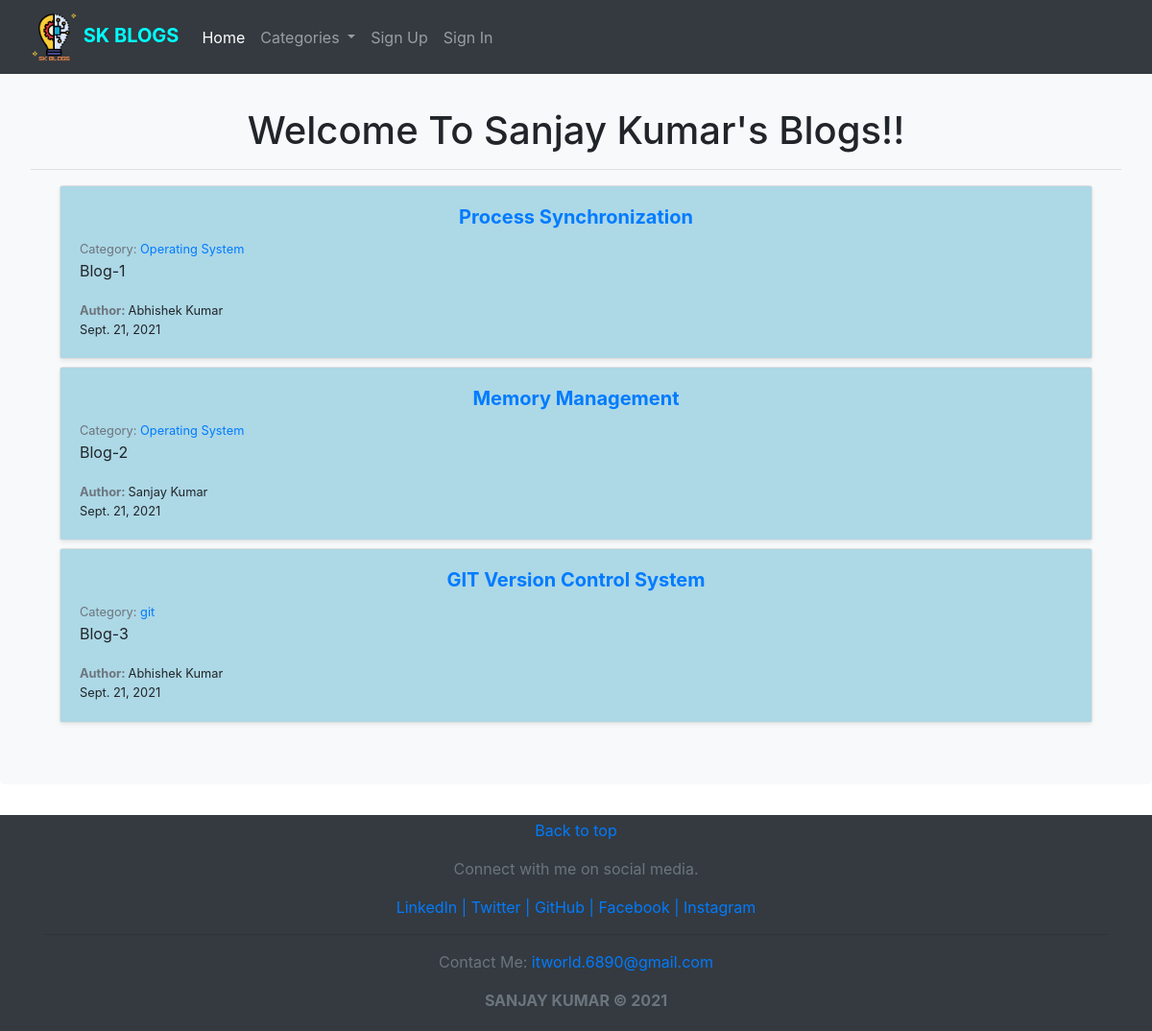
The page / on the database its author committed.
### blog/models.py (models this page shows, shortened)
class Post(models.Model):
    title = models.CharField(max_length=255)
    title_tag = models.CharField(max_length=255)
    post_date = models.DateField(auto_now_add=True)
    author  = models.ForeignKey(User, on_delete=CASCADE)
    category = models.ForeignKey(Category, models.SET_NULL, blank=True, null=True)
    body = RichTextField(blank=True, null=True)
    snippet = models.CharField(max_length=255)
    likes = models.ManyToManyField(User, related_name="blog_posts")

class Category(models.Model):
    name = models.CharField(max_length=255)
    def __str__(self):
        return self.name

### blog/views.py (the view)
# urls.py: path('', HomeView.as_view(), name="home"),
class HomeView(ListView):
    model = Post
    template_name = 'home.html'
    ordering = ['-post_date']
    def get_context_data(self, *args, **kwargs):
        cat_menu = Category.objects.all()
        context = super(HomeView, self).get_context_data(*args, **kwargs)
        context["cat_menu"] = cat_menu
        return context

### blog/templates/home.html (shortened to what this page needs)
{% extends 'base.html' %}
{% block content %}
<h1 class="fw-light mt-5 text-center">Welcome To Sanjay Kumar's Blogs!!</h1>
<hr/>
<div class="container">
  {% for post in object_list %}
  <div class="col mt-2">
    <div class="card shadow-sm">
      <div class="card-body" style="background:lightblue;">
        <h5 class="card-text" style="text-align: center;"><a href="{% url 'article-view' post.pk %}"><strong>{{ post.title }}</strong></a></h5>
        <small class="text-muted">Category: <a href="{% url 'category' post.category|slugify %}">{{ post.category }}</a></small>
        <p class="card-text">{{ post.snippet }}</p>
        <small class="card-text"><strong class="text-muted">Author: </strong>{{ post.author.first_name }} {{ post.author.last_name }}</small>
        <div class="d-flex justify-content-between align-items-center">
          <small>{{ post.post_date }}</small>
        </div>
      </div>
    </div>
  </div>
  {% endfor %}
</div>
{% endblock %}

### rows shown on the page
Post: title "Process Synchronization", category "Operating System", snippet "Blog-1", author.first_name "Abhishek", author.last_name "Kumar", post_date "Sept. 21, 2021"
Post: title "Memory Management", category "Operating System", snippet "Blog-2", author.first_name "Sanjay", author.last_name "Kumar", post_date "Sept. 21, 2021"
Post: title "GIT Version Control System", category "git", snippet "Blog-3", author.first_name "Abhishek", author.last_name "Kumar", post_date "Sept. 21, 2021"
